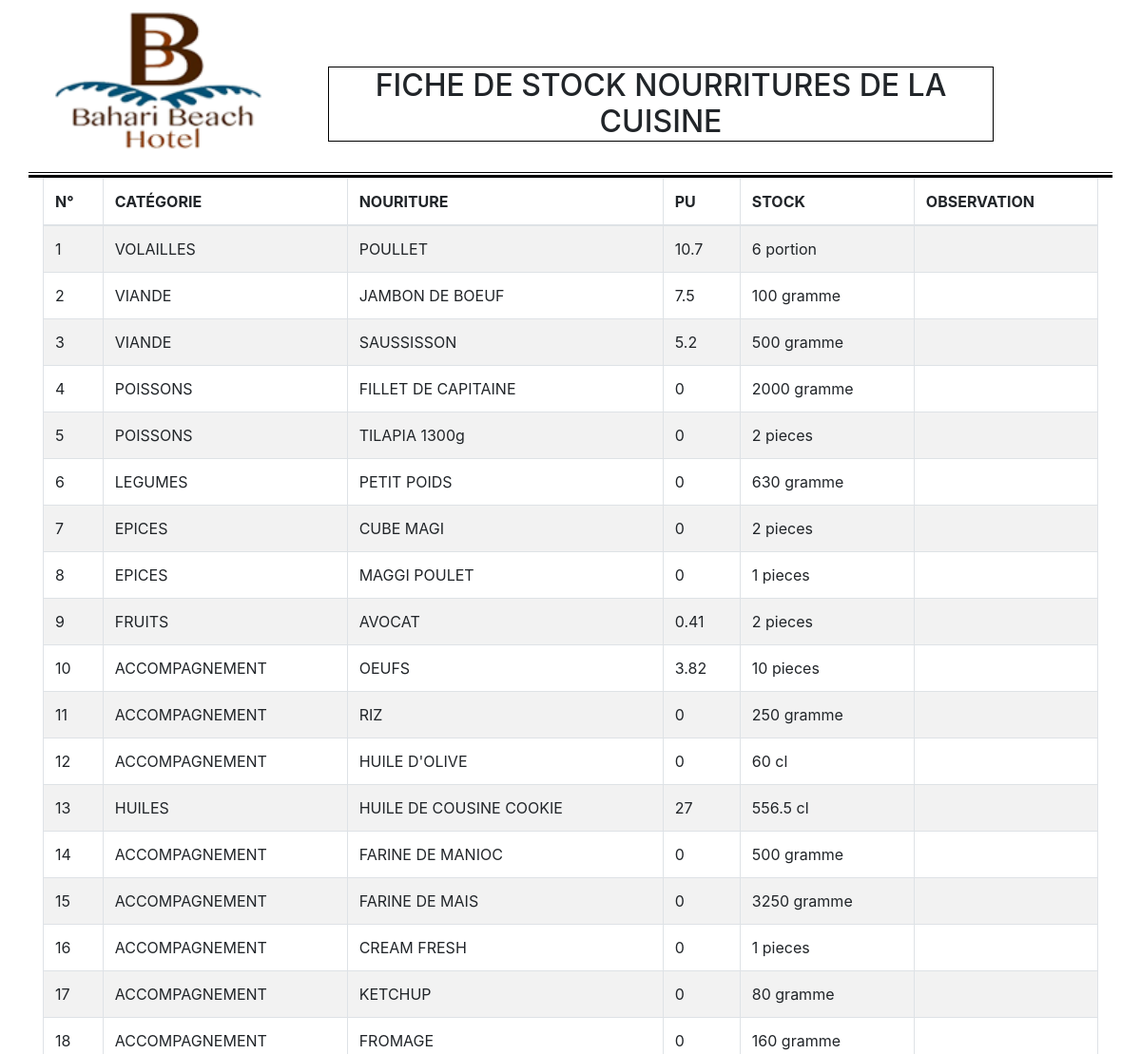
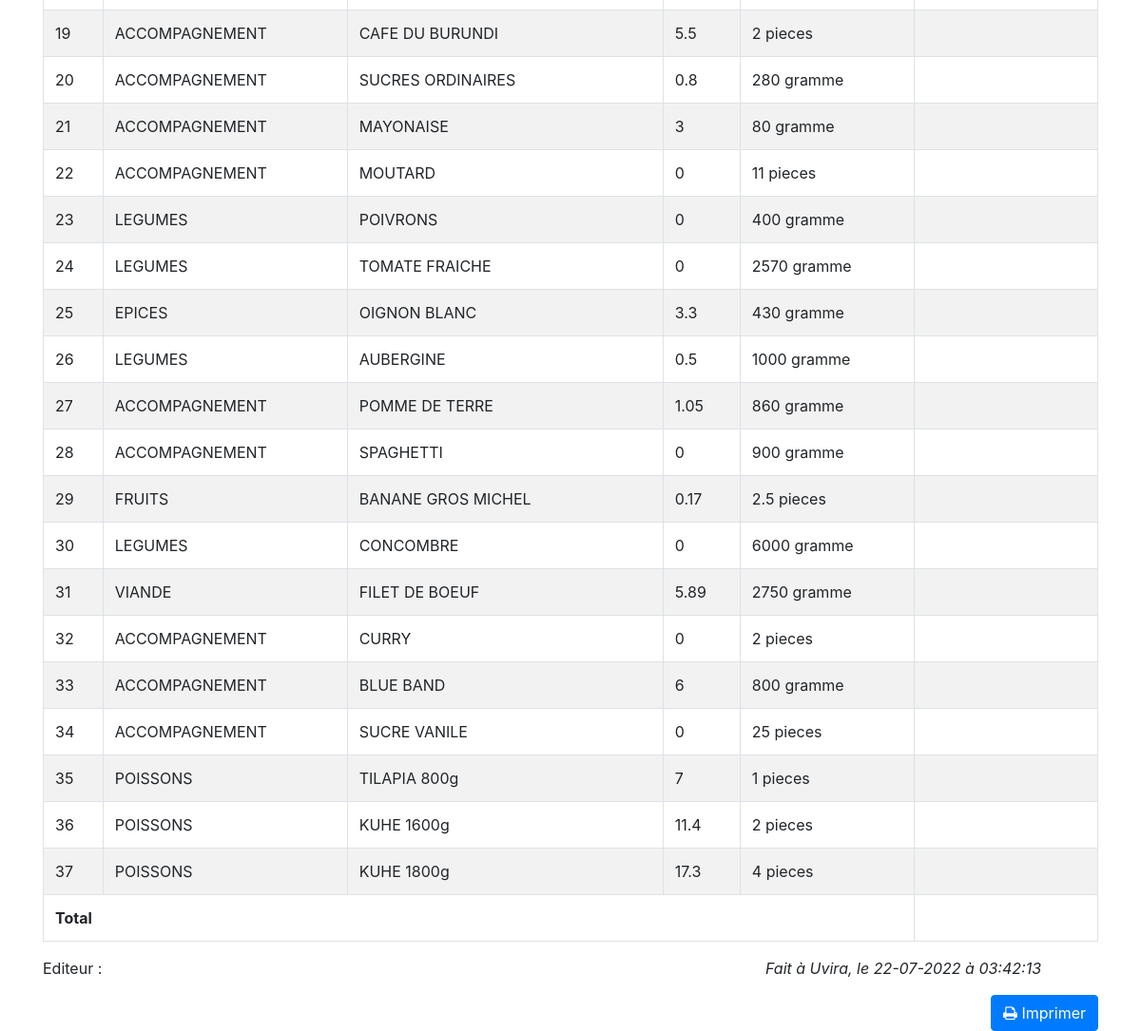
Screenshot of /php/fichestockNourCuisineA.php (signed in) with the database file from the repository (2 pictures, top to bottom).
### tables this page shows
CREATE TABLE IF NOT EXISTS `stockcuisine` (
  `idStockCuis` int(11) NOT NULL AUTO_INCREMENT,
  `idNour` int(11) NOT NULL,
  `qtStockCuis` double NOT NULL,
  PRIMARY KEY (`idStockCuis`),
  KEY `idNour` (`idNour`)
);

CREATE TABLE IF NOT EXISTS `catnour` (
  `idCatNour` smallint(2) NOT NULL AUTO_INCREMENT,
  `designCatNour` varchar(50) NOT NULL,
  PRIMARY KEY (`idCatNour`)
);

CREATE TABLE IF NOT EXISTS `prodnour` (
  `idNour` int(11) NOT NULL AUTO_INCREMENT,
  `designNour` varchar(50) NOT NULL,
  `qnteNour` double NOT NULL,
  `puNour` double NOT NULL,
  `nbUniteNour` int(11) NOT NULL,
  `valUnitNour` double NOT NULL,
  `unite` varchar(20) NOT NULL,
  `idCatNour` smallint(2) NOT NULL,
  PRIMARY KEY (`idNour`),
  KEY `idCatNour` (`idCatNour`)
);

### php/fichestockNourCuisineA.php (the view, shortened to what this page needs)
<?php
    require_once('bd_cnx.php');
 ?>
<!DOCTYPE html>
<html>
    <head>
        <link rel="stylesheet" type="text/css" href="pages/bootstrap/font-awesome-4.3.0/css/font-awesome.min.css">
        <link rel="stylesheet" type="text/css" href="pages/bootstrap/css/bootstrap.min.css">
        <link rel="stylesheet" type="text/css" href="pages/bootstrap/css/print.css" media="print">
    </head>
    <body id="">
        <div class="container spacer" style="border-bottom:3px solid black;">
            <div class="row" style="border-bottom:1px solid black;margin-bottom:2px">
                <div class="col-lg-3 col-md-3 col-sm-3 col-xs-3">
                    <center>
                            <p style= "">
                                <img src="../docs/img/logooooo.png" width="100%;" alt="">
                            </p>
                        </center>
                </div>
                <div class="col-lg-8 col-md-8 col-sm-8 col-xs-8" >
                    <div class="col-lg-12 col-md-12 col-sm-12 col-xs-12" style="padding-top:70px;">
                        <h2 class="text-center text-uppercase" style="text-align:center; border: 1px solid black">Fiche de stock nourritures de  la cuisine </h2>
                    </div>
                </div>
                <div class="col-lg-1 col-md-1 col-sm-1 col-xs-1"></div>
            </div>
        </div>
        <div class="container">
            <div class="row spacer" >
                <div class="col-lg-12 col-md-12 col-sm-12 col-xs-12">
                    <table class="table table-bordered table-striped">
                        <thead>
                            <tr class="text-uppercase">
                                <th>N°</th>
                                <th>Catégorie</th>
                                <th>Nouriture</th>
                                <th>PU</th>
                                <th>Stock</th>
                                <th>OBSERVATION</th>
                            </tr>
                        </thead>
                        <tbody>
                                <?php
                                $req = $bd->query("SELECT * FROM stockcuisine AS A ,catnour AS B , prodnour AS C WHERE A.idNour=C.idNour AND C.idCatNour=B.idCatNour AND qtStockCuis>0 ");
                                $num=1;
                                while($don=$req->fetch()):
                                    ?>
                            <tr>
                                    <td> <?php echo $num; ?></td>
                                    <td><?php echo $don['designCatNour'] ?></td>
                                    <td><?php echo $don['designNour'] ?></td>
                                    <td><?php echo $don['puNour'] ?></td>
                                    <td><?php echo $don['qtStockCuis'].' '.$don['unite'] ?></td>
                                    <td></td>
                            </tr>
                            <?php
                            $num++;
                             endwhile;?>
                             <tr>
                                <td colspan="5"><strong>Total</strong></td>
                             </tr>
                        </tbody>
                    </table>
                </div>
                <div class="col-lg-4 col-md-4 col-sm-4 col-xs-4 spacer">
                   <p>Editeur : <strong><?php echo(isset($_SESSION['profil']['agent7'])?$_SESSION['profil']['agent7']['user_name']:''); ?></strong></p>
                </div>
                <div class="col-lg-4 col-md-4 col-sm-4 col-xs-4 offset-4 spacer">
                    <h class="text-center"><em>Fait à Uvira, le
                       <?php $madate= date('d-m-Y H:i:s');
                            list($annee,$mois,$jour,$h,$m,$s)=sscanf($madate,"%d-%d-%d %d:%d:%d");
                            $h+=2;
                            $timestamp=mktime($h,$m,$s,$mois,$annee,$jour);
                            $new_date=date('d-m-Y à H:i:s',$timestamp);
                            echo $new_date;
                        ?>
                        </em> </h>
                </div>
            </div>
            <div class="row">
                    <div class="col-lg-3 col-md-3 col-sm-3 col-xs-3 offset-9">
                        <button type="button" class="btn btn-primary print pull-right"><span class="fa fa-print"></span> Imprimer</button>
                    </div>
                </div>
        </div>
    </body>
</html>

### rows the page displays
stockcuisine: catnour.designCatNour "VOLAILLES", idNour.designNour "POULLET", idNour.puNour "10.7", qtStockCuis "6", idNour.unite "portion"
stockcuisine: catnour.designCatNour "VIANDE", idNour.designNour "JAMBON DE BOEUF", idNour.puNour "7.5", qtStockCuis "100", idNour.unite "gramme"
stockcuisine: catnour.designCatNour "VIANDE", idNour.designNour "SAUSSISSON", idNour.puNour "5.2", qtStockCuis "500", idNour.unite "gramme"
stockcuisine: catnour.designCatNour "POISSONS", idNour.designNour "FILLET DE CAPITAINE", idNour.puNour "0", qtStockCuis "2000", idNour.unite "gramme"
stockcuisine: catnour.designCatNour "POISSONS", idNour.designNour "TILAPIA 1300g", idNour.puNour "0", qtStockCuis "2", idNour.unite "pieces"
stockcuisine: catnour.designCatNour "LEGUMES", idNour.designNour "PETIT POIDS", idNour.puNour "0", qtStockCuis "630", idNour.unite "gramme"
stockcuisine: catnour.designCatNour "EPICES", idNour.designNour "CUBE MAGI", idNour.puNour "0", qtStockCuis "2", idNour.unite "pieces"
stockcuisine: catnour.designCatNour "EPICES", idNour.designNour "MAGGI POULET", idNour.puNour "0", qtStockCuis "1", idNour.unite "pieces"
stockcuisine: catnour.designCatNour "FRUITS", idNour.designNour "AVOCAT", idNour.puNour "0.41", qtStockCuis "2", idNour.unite "pieces"
stockcuisine: catnour.designCatNour "ACCOMPAGNEMENT", idNour.designNour "OEUFS", idNour.puNour "3.82", qtStockCuis "10", idNour.unite "pieces"
stockcuisine: catnour.designCatNour "ACCOMPAGNEMENT", idNour.designNour "RIZ", idNour.puNour "0", qtStockCuis "250", idNour.unite "gramme"
stockcuisine: catnour.designCatNour "ACCOMPAGNEMENT", idNour.designNour "HUILE D'OLIVE", idNour.puNour "0", qtStockCuis "60", idNour.unite "cl"
stockcuisine: catnour.designCatNour "HUILES", idNour.designNour "HUILE DE COUSINE COOKIE", idNour.puNour "27", qtStockCuis "556.5", idNour.unite "cl"
stockcuisine: catnour.designCatNour "ACCOMPAGNEMENT", idNour.designNour "FARINE DE MANIOC", idNour.puNour "0", qtStockCuis "500", idNour.unite "gramme"
stockcuisine: catnour.designCatNour "ACCOMPAGNEMENT", idNour.designNour "FARINE DE MAIS", idNour.puNour "0", qtStockCuis "3250", idNour.unite "gramme"
stockcuisine: catnour.designCatNour "ACCOMPAGNEMENT", idNour.designNour "CREAM FRESH", idNour.puNour "0", qtStockCuis "1", idNour.unite "pieces"
stockcuisine: catnour.designCatNour "ACCOMPAGNEMENT", idNour.designNour "KETCHUP", idNour.puNour "0", qtStockCuis "80", idNour.unite "gramme"
stockcuisine: catnour.designCatNour "ACCOMPAGNEMENT", idNour.designNour "FROMAGE", idNour.puNour "0", qtStockCuis "160", idNour.unite "gramme"
stockcuisine: catnour.designCatNour "ACCOMPAGNEMENT", idNour.designNour "CAFE DU BURUNDI", idNour.puNour "5.5", qtStockCuis "2", idNour.unite "pieces"
stockcuisine: catnour.designCatNour "ACCOMPAGNEMENT", idNour.designNour "SUCRES ORDINAIRES", idNour.puNour "0.8", qtStockCuis "280", idNour.unite "gramme"
stockcuisine: catnour.designCatNour "ACCOMPAGNEMENT", idNour.designNour "MAYONAISE", idNour.puNour "3", qtStockCuis "80", idNour.unite "gramme"
stockcuisine: catnour.designCatNour "ACCOMPAGNEMENT", idNour.designNour "MOUTARD", idNour.puNour "0", qtStockCuis "11", idNour.unite "pieces"
stockcuisine: catnour.designCatNour "LEGUMES", idNour.designNour "POIVRONS", idNour.puNour "0", qtStockCuis "400", idNour.unite "gramme"
stockcuisine: catnour.designCatNour "LEGUMES", idNour.designNour "TOMATE FRAICHE", idNour.puNour "0", qtStockCuis "2570", idNour.unite "gramme"
stockcuisine: catnour.designCatNour "EPICES", idNour.designNour "OIGNON BLANC", idNour.puNour "3.3", qtStockCuis "430", idNour.unite "gramme"
stockcuisine: catnour.designCatNour "LEGUMES", idNour.designNour "AUBERGINE", idNour.puNour "0.5", qtStockCuis "1000", idNour.unite "gramme"
stockcuisine: catnour.designCatNour "ACCOMPAGNEMENT", idNour.designNour "POMME DE TERRE", idNour.puNour "1.05", qtStockCuis "860", idNour.unite "gramme"
stockcuisine: catnour.designCatNour "ACCOMPAGNEMENT", idNour.designNour "SPAGHETTI", idNour.puNour "0", qtStockCuis "900", idNour.unite "gramme"
stockcuisine: catnour.designCatNour "FRUITS", idNour.designNour "BANANE GROS MICHEL", idNour.puNour "0.17", qtStockCuis "2.5", idNour.unite "pieces"
stockcuisine: catnour.designCatNour "LEGUMES", idNour.designNour "CONCOMBRE", idNour.puNour "0", qtStockCuis "6000", idNour.unite "gramme"
stockcuisine: catnour.designCatNour "VIANDE", idNour.designNour "FILET DE BOEUF", idNour.puNour "5.89", qtStockCuis "2750", idNour.unite "gramme"
stockcuisine: catnour.designCatNour "ACCOMPAGNEMENT", idNour.designNour "CURRY", idNour.puNour "0", qtStockCuis "2", idNour.unite "pieces"
stockcuisine: catnour.designCatNour "ACCOMPAGNEMENT", idNour.designNour "BLUE BAND", idNour.puNour "6", qtStockCuis "800", idNour.unite "gramme"
stockcuisine: catnour.designCatNour "ACCOMPAGNEMENT", idNour.designNour "SUCRE VANILE", idNour.puNour "0", qtStockCuis "25", idNour.unite "pieces"
stockcuisine: catnour.designCatNour "POISSONS", idNour.designNour "TILAPIA 800g", idNour.puNour "7", qtStockCuis "1", idNour.unite "pieces"
stockcuisine: catnour.designCatNour "POISSONS", idNour.designNour "KUHE 1600g", idNour.puNour "11.4", qtStockCuis "2", idNour.unite "pieces"
stockcuisine: catnour.designCatNour "POISSONS", idNour.designNour "KUHE 1800g", idNour.puNour "17.3", qtStockCuis "4", idNour.unite "pieces"

### other values shown
$new_date "22-07-2022 à 03:42:13"
